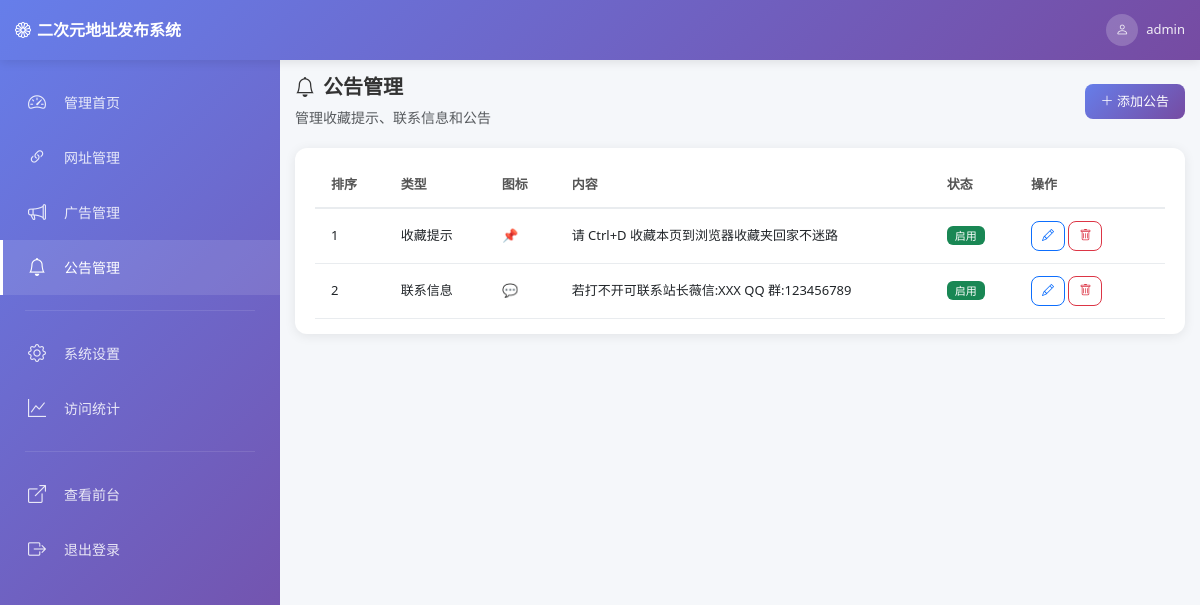
The page /admin/announcements.php (signed in) on the database its author committed.
### tables this page shows
CREATE TABLE `announcements` (
  `id` int(11) NOT NULL AUTO_INCREMENT,
  `type` enum('bookmark','contact','notice') DEFAULT 'notice',
  `icon` varchar(20) DEFAULT '📌',
  `content` text NOT NULL,
  `is_active` tinyint(1) DEFAULT 1,
  `sort_order` int(11) DEFAULT 0,
  `created_at` timestamp NULL DEFAULT CURRENT_TIMESTAMP,
  `updated_at` timestamp NULL DEFAULT CURRENT_TIMESTAMP ON UPDATE CURRENT_TIMESTAMP,
  PRIMARY KEY (`id`)
);

### includes/functions.php (called while the page is built, shortened)
<?php
function sanitize($data) {
    return htmlspecialchars(strip_tags(trim($data)), ENT_QUOTES, 'UTF-8');
}

### admin/announcements.php (the view, shortened to what this page needs)
<?php
require_once '../includes/functions.php';
$pdo = getDbConnection();
?>
<div class="page-header d-flex justify-content-between align-items-center flex-wrap gap-2">
    <div>
        <h2><i class="bi bi-bell"></i> 公告管理</h2>
        <p class="text-muted mb-0">管理收藏提示、联系信息和公告</p>
    </div>
    <button class="btn btn-primary" data-bs-toggle="modal" data-bs-target="#announcementModal">
        <i class="bi bi-plus-lg"></i> <span class="d-none d-sm-inline">添加公告</span><span class="d-sm-none">添加</span>
    </button>
</div>
<div class="card">
    <div class="card-body">
        <table class="table table-hover">
            <thead>
                <tr>
                    <th>排序</th>
                    <th>类型</th>
                    <th>图标</th>
                    <th>内容</th>
                    <th>状态</th>
                    <th width="150">操作</th>
                </tr>
            </thead>
            <tbody>
                <?php
                $stmt = $pdo->query("SELECT * FROM announcements ORDER BY sort_order");
                while ($row = $stmt->fetch()):
                ?>
                <tr>
                    <td><?= $row['sort_order'] ?></td>
                    <td>
                        <?php
                        $types = ['bookmark' => '收藏提示', 'contact' => '联系信息', 'notice' => '公告'];
                        echo $types[$row['type']] ?? $row['type'];
                        ?>
                    </td>
                    <td><?= sanitize($row['icon']) ?></td>
                    <td><?= sanitize($row['content']) ?></td>
                    <td><span class="badge bg-<?= $row['is_active'] ? 'success' : 'secondary' ?>"><?= $row['is_active'] ? '启用' : '禁用' ?></span></td>
                    <td>
                        <button class="btn btn-sm btn-outline-primary edit-btn"
                            data-id="<?= $row['id'] ?>"
                            data-type="<?= $row['type'] ?>"
                            data-icon="<?= sanitize($row['icon']) ?>"
                            data-content="<?= sanitize($row['content']) ?>"
                            data-sort="<?= $row['sort_order'] ?>"
                            data-active="<?= $row['is_active'] ?>">
                            <i class="bi bi-pencil"></i>
                        </button>
                        <button class="btn btn-sm btn-outline-danger" onclick="deleteAnnouncement(<?= $row['id'] ?>)">
                            <i class="bi bi-trash"></i>
                        </button>
                    </td>
                </tr>
                <?php endwhile; ?>
            </tbody>
        </table>
    </div>
</div>
<?php
require 'layout.php';
?>

### admin/layout.php (style rules this page uses)
:root { --sidebar-width: 280px; }
* { -webkit-tap-highlight-color: transparent; }
body { background: #f5f7fa; overflow-x: hidden; font-size: 14px; }
.page-header { margin-bottom: 20px; }
.page-header h2 { font-size: 20px; font-weight: 600; color: #333; display: flex; align-items: center; gap: 8px; }
.page-header p { color: #666; font-size: 14px; margin-top: 5px; }
.card { border: none; box-shadow: 0 2px 12px rgba(0,0,0,0.08); margin-bottom: 20px; border-radius: 12px; background: white; }
.card-body { padding: 15px 20px; }
.table { margin-bottom: 0; min-width: 800px; }
.table th { font-weight: 600; color: #555; font-size: 13px; padding: 12px 16px; white-space: nowrap; border-bottom: 2px solid #e9ecef; }
.table td { padding: 12px 16px; vertical-align: middle; font-size: 13px; border-bottom: 1px solid #e9ecef; }
.btn { border-radius: 8px; font-size: 13px; padding: 8px 16px; }
.btn-sm { padding: 5px 10px; font-size: 12px; }
.btn-primary { background: linear-gradient(135deg, #667eea 0%, #764ba2 100%); border: none; }
.badge { font-size: 11px; padding: 4px 8px; font-weight: 500; }

### rows shown on the page
announcements: sort_order "1", type "收藏提示", icon "📌", content "请 Ctrl+D 收藏本页到浏览器收藏夹回家不迷路", is_active "启用"
announcements: sort_order "2", type "联系信息", icon "💬", content "若打不开可联系站长薇信:XXX QQ 群:123456789", is_active "启用"

### other values the page prints
getCurrentAdmin()['username'] "admin"
